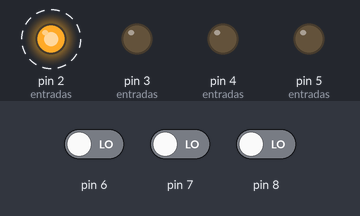
This sketch was run on a simulated Arduino Uno, built with avr-gcc and run on an emulated ATmega328P. Parts: output pins drawn as LEDs (lit = HIGH). Dashed ring = blinking. The inputs (shaded band) are chosen by the test bench; at power-on: pin 7 LOW, pin 6 LOW, pin 8 LOW.

Above: at 10.8 s.
10.9 s: pin 7 driven HIGH
At 16.1 s:
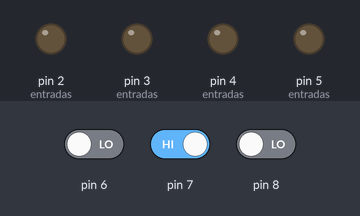
At 20.4 s:
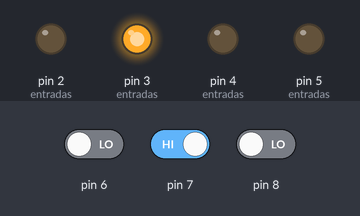
Timing chart, 0 to 22.5 s (numbered marks = the images above; inputs shaded):
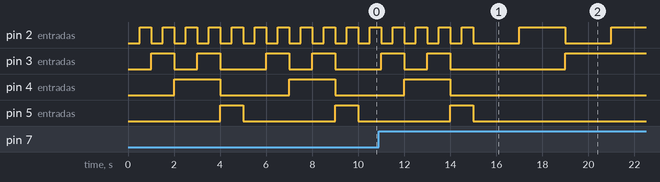

The sketch:

Parte1_Practica4.ino
```cpp
/*
   Fundacion Kinal
   Centro educativo tecnico laboral Kinal
   Quinto perito
   Quinto electronica
   Codigo Tecnico: EB5AV
   Curso: Taller de electronica digital y reparacion de computadoras I
   Proyecto: Practica_3 Bimestre II
   Dev: Sebastian Enrique Lemus Salvador
   Fecha: 02 de mayo de 2024

   Link de la simulación en Tinkercad: https://www.tinkercad.com/things/hWYohlHpFmm-parte-1-practica-4-bimestre-ii?sharecode=ugtb0PZjEeeK-fJnafkwPFo1ffb_9G8AcR03yGUEPzA

*/

int tiempo = 1000;
int i = 0;

const int A = 2;
const int B = 3;
const int C = 4;
const int D = 5;

const int N = 4;
const int entradas[N] = {A, B, C, D};

const int numeros[10][N] = {
  {0, 0, 0, 0},
  {1, 0, 0, 0},
  {0, 1, 0, 0},
  {1, 1, 0, 0},
  {0, 0, 1, 0},
  {1, 0, 1, 0},
  {0, 1, 1, 0},
  {1, 1, 1, 0},
  {0, 0, 0, 1},
  {1, 0, 0, 1}
};

void setup(){
  pinMode(6, INPUT);
  pinMode(7, INPUT);
  pinMode(8, INPUT);
  for (i = 0; i < N; i++) {
    pinMode(entradas[i], OUTPUT);
    digitalWrite(entradas[i], HIGH);
  }
}

void loop(){
  if(digitalRead(6) == HIGH){
    for (int j = 0; j < 10; j++) {
      for (int k = 0; k < N; k++) {
        digitalWrite(entradas[k], numeros[j][k]);
      }
      delay(tiempo);
    }
    for (int k = 0; k < N; k++) {
      digitalWrite(entradas[k], HIGH);
    }
  }
  if(digitalRead(7) == HIGH){
    for (int j = 0; j < 10; j++) {
      for (int k = 0; k < N; k++) {
        digitalWrite(entradas[k], numeros[j][k]);
      }
      delay(tiempo+1000);
    }
    for (int k = 0; k < N; k++) {
      digitalWrite(entradas[k], HIGH);
    }
  }
  if(digitalRead(8) == HIGH){
    for (int j = 0; j < 10; j++) {
      for (int k = 0; k < N; k++) {
        digitalWrite(entradas[k], numeros[j][k]);
      }
      delay(tiempo+2000);
    }
    for (int k = 0; k < N; k++) {
      digitalWrite(entradas[k], HIGH);
    }
  }
  else{
    for (int j = 0; j < 10; j++) {
      for (int k = 0; k < N; k++) {
        digitalWrite(entradas[k], numeros[j][k]);
      }
      delay(tiempo/2);
    }
    for (int k = 0; k < N; k++) {
      digitalWrite(entradas[k], HIGH);
    }
  }
}
```

Measured:
- after the input at 10.9 s, pin 4 (entradas): goes on until 14.0 s, then stays LOW; pin 5 (entradas): goes on until 15.0 s, then stays LOW
- by itself, pin 4 (entradas): alternates HIGH for 2.0 s and LOW for 3.0 s
- by itself, pin 5 (entradas): alternates HIGH for 1.0 s and LOW for 4.0 s
